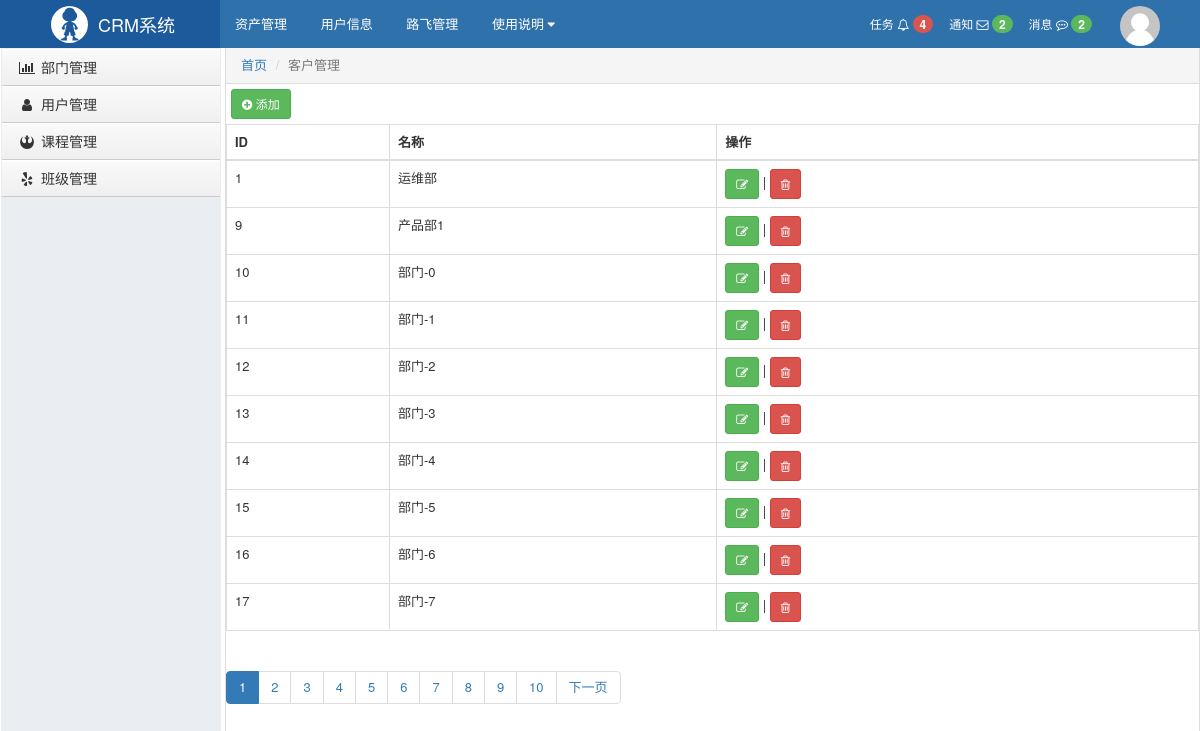
/crm/depart/list/, run on the app's committed database.
### crm/models.py (models this page shows, shortened)
class Department(models.Model):
    title = models.CharField(verbose_name="部门名称", max_length=32)

### crm/views/depart.py (the view)
def depart_list(request):
    page = request.GET.get('page', 1)
    total_count = models.Department.objects.all().count()
    pager = Pagination(page, total_count, '/crm/depart/list/')
    depart_queryset = models.Department.objects.all()[pager.start:pager.end]
    return render(request, 'depart_list.html', {"depart_queryset": depart_queryset, 'pager': pager})

### crm/utils/pager.py (called while the page is built)
    @property
    def start(self):
        return (self.page - 1) * self.per_page_count

    @property
    def end(self):
        return self.page * self.per_page_count

### crm/templates/depart_list.html
{% extends 'layout.html' %}
{% block content %}
    <div style="margin: 5px;">
        <a class="btn btn-success btn-sm" href="/crm/depart/add/" class="btn btn-primary"><i class="fa fa-plus-circle" aria-hidden="true"></i> 添加</a>
    </div>
    <table class="table table-bordered">
        <thead>
        <tr>
            <th>ID</th>
            <th>名称</th>
            <th>操作</th>
        </tr>
        </thead>
        <tbody>
        {% for row in depart_queryset %}
            <tr>
                <td>{{ row.id }}</td>
                <td>{{ row.title }}</td>
                <td>
                    <a class="btn btn-success btn-sm" href="/crm/course/edit/{{ row.id }}/"><i class="fa fa-pencil-square-o" aria-hidden="true"></i></a>
                    |
                    <a class="btn btn-danger btn-sm" href="/crm/course/del/{{ row.id }}/"><i class="fa fa-trash-o" aria-hidden="true"></i></a>
                </td>
            </tr>
        {% endfor %}
        </tbody>
    </table>
    <nav aria-label="Page navigation">
        <ul class="pagination">
            {{ pager.page_html|safe }}
        </ul>
    </nav>
{% endblock %}

### crm/templates/layout.html (shortened to what this page needs)
{% load staticfiles %}
<!DOCTYPE html>
<html lang="en">
<head>
    <link rel="stylesheet" href="{% static 'plugins/bootstrap/css/bootstrap.css' %} "/>
    <link rel="stylesheet" href="{% static 'plugins/font-awesome/css/font-awesome.css' %} "/>
    <link rel="stylesheet" href="{% static 'css/commons.css' %} "/>
    <link rel="stylesheet" href="{% static 'css/nav.css' %} "/>
</head>
<body>
<div class="pg-header">
    <div class="nav">
        <div class="logo-area left">
            <a href="/crm/index/">
                <img class="logo" src="{% static 'imgs/logo.svg' %}">
                <span style="font-size: 18px;">CRM系统 </span>
            </a>
        </div>
        <div class="left-menu left">
            <a class="menu-item">资产管理</a>
            <a class="menu-item">用户信息</a>
            <a class="menu-item">路飞管理</a>
            <div class="menu-item">
                <span>使用说明</span>
                <i class="fa fa-caret-down" aria-hidden="true"></i>
            </div>
        </div>
        <div class="right-menu right clearfix">
            <div class="user-info right">
                <a href="#" class="avatar">
                    <img class="img-circle" src="{% static 'imgs/default.png' %}">
                </a>
            </div>
            <a class="user-menu right">
                消息
                <i class="fa fa-commenting-o" aria-hidden="true"></i>
                <span class="badge bg-success">2</span>
            </a>
            <a class="user-menu right">
                通知
                <i class="fa fa-envelope-o" aria-hidden="true"></i>
                <span class="badge bg-success">2</span>
            </a>
            <a class="user-menu right">
                任务
                <i class="fa fa-bell-o" aria-hidden="true"></i>
                <span class="badge bg-danger">4</span>
            </a>
        </div>
    </div>
</div>
<div class="pg-body">
    <div class="left-menu">
        <div class="menu-body">
            <div class="static-menu">
                <a href="/crm/depart/list/"><span class="icon-wrap"><i class="fa fa-bar-chart" aria-hidden="true"></i></span> 部门管理</a>
                <a href="/crm/user/list/"><span class="icon-wrap"><i class="fa fa-user" aria-hidden="true"></i></span> 用户管理</a>
                <a href="/crm/course/list/"><span class="icon-wrap"><i class="fa fa-ra" aria-hidden="true"></i></span> 课程管理</a>
                <a href="/crm/bj/list/"><span class="icon-wrap"><i class="fa fa-yelp" aria-hidden="true"></i></span> 班级管理</a>
            </div>
        </div>
    </div>
    <div class="right-body">
        <div>
            <ol class="breadcrumb no-radius no-margin" style="border-bottom: 1px solid #ddd;">
                <li><a href="#">首页</a></li>
                <li class="active">客户管理</li>
            </ol>
        </div>
        {% block content %} {% endblock %}
    </div>
</div>
</body>
</html>

### crm/static/css/commons.css (style rules this page uses)
body { margin: 0; }
img { border: 0; }
.left { float: left; }
.right { float: right; }
.clearfix:after { clear: both; display: block; visibility: hidden; height: 0; }
.bg-danger { background-color: #d9534f !important; color: #ffffff; }
.bg-success { background-color: #5cb85c !important; color: #ffffff; }
.badge { display: inline-block; min-width: 10px; padding: 3px 7px; font-size: 12px; font-weight: bold; line-height: 1; color: #fff; text-align: center; white-space: nowrap; vertical-align: baseline; background-color: #777; border-radius: 10px; }
.img-circle { border-radius: 50%; }

### crm/static/css/nav.css (style rules this page uses)
.nav { min-width: 980px; height: 48px; background-color: #2F72AB; color: #ffffff; line-height: 48px; overflow: visible; font-size: 12px; }
.nav .logo-area { width: 220px; overflow: hidden; height: 48px; text-align: center; background-color: #1c5a9c; }
.nav .logo-area > a { color: #ffffff; text-decoration: none; display: inline-block; }
.nav .logo-area .logo { height: 37px; width: 37px; float: left; margin: 6px; margin-right: 10px; }
.nav .left-menu { font-size: 13px; }
.nav .left-menu .menu-item { display: inline-block; padding: 0 15px; cursor: pointer; position: relative; color: white; text-decoration: none; }
.nav .right-menu .user-menu { padding: 0 8px; cursor: pointer; color: white; text-decoration: none; }
.nav .right-menu .user-info { padding: 0 30px 0 10px; height: 48px; position: relative; }
.nav .right-menu .user-info .avatar { display: inline-block; padding: 0 10px; height: 48px; }

### crm/templates/layout.html (style rules this page uses)
body { margin: 0; }
.no-radius { border-radius: 0; }
.no-margin { margin: 0; }
.pg-body > .left-menu { background-color: #EAEDF1; position: absolute; left: 1px; top: 48px; bottom: 0; width: 220px; border: 1px solid #EAEDF1; overflow: auto; }
.pg-body > .right-body { position: absolute; left: 225px; right: 0; top: 48px; bottom: 0; overflow: scroll; border: 1px solid #ddd; border-top: 0; font-size: 13px; min-width: 755px; }
.left-menu .menu-body .static-menu .icon-wrap { width: 20px; display: inline-block; text-align: center; }
.left-menu .menu-body .static-menu a { text-decoration: none; padding: 8px 15px; border-bottom: 1px solid #ccc; color: #333; display: block; background: #efefef; background: -webkit-gradient(linear, left bottom, left top, color-stop(0, #efefef), color-stop(1, #fafafa)); background: -ms-linear-gradient(bottom, #efefef, #fafafa); background: -o-linear-gradient(bottom, #efefef, #fafafa); filter: progid:dximagetransform.microsoft.gradient(startColorStr='#e3e3e3', EndColorStr='#ffffff'); -ms-filter: "progid:DXImageTransform.Microsoft.gradient(startColorStr='#fafafa',EndColorStr='#efefef')"; box-shadow: inset 0 1px 1px white; }

### data on the page
Department: id "1", title "运维部"
Department: id "9", title "产品部1"
Department: id "10", title "部门-0"
Department: id "11", title "部门-1"
Department: id "12", title "部门-2"
Department: id "13", title "部门-3"
Department: id "14", title "部门-4"
Department: id "15", title "部门-5"
Department: id "16", title "部门-6"
Department: id "17", title "部门-7"

### other printed values
{{ pager.page_html|safe }} "1 2 3 4 5 6 7 8 9 10 下一页"
